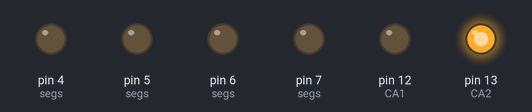
Recording of a sketch running on a simulated Arduino Uno, built with avr-gcc and run on an emulated ATmega328P. Parts: output pins drawn as LEDs (lit = HIGH).

Above: at 0.1 s.
At 4.6 s:
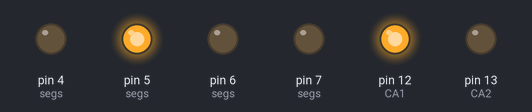
At 10.1 s:
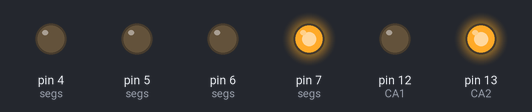
At 20.1 s:
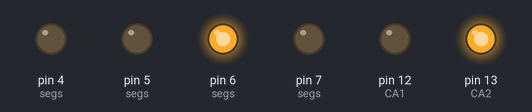
At 30.1 s:
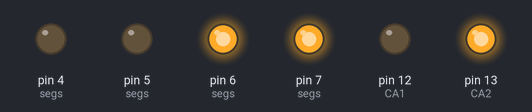
At 39.75 s:
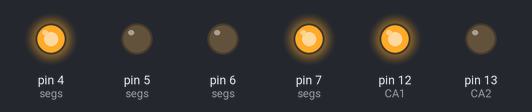
Timing chart, 0 to 40.0 s (numbered marks = the images above):
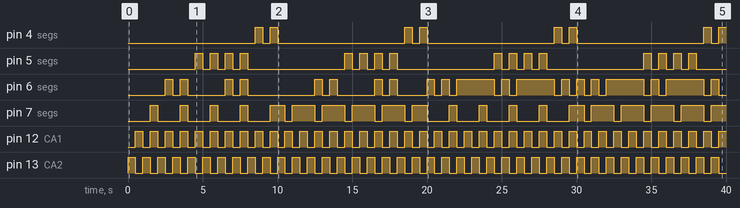

The sketch:

counter_seven_segments.ino
```cpp
#define A 7
#define B 6
#define C 5
#define D 4
const int segs[4] = {A, B, C, D};
int CA1 = 12;
int CA2 = 13;
int numbers[10] = {0, 1, 2, 3, 4, 5, 6, 7, 8, 9};

void setup()
{
  DDRD = B11110000;
  pinMode(CA1, OUTPUT);
  pinMode(CA2, OUTPUT);
}
void loop()
{
  for (int digit1 = 0; digit1 < 10; digit1++)
  {
    for (int digit2 = 0; digit2 < 10; digit2++)
    {
      unsigned long startTime = millis();
      for (unsigned long elapsed = 0; elapsed < 600; elapsed = millis() - startTime)
      {
        lightDigit1(numbers[digit1]);
        delay(500);
        lightDigit2(numbers[digit2]);
        delay(500);
      }
    }
  }
}

void lightDigit1(byte number)
{
  digitalWrite(CA1, LOW);
  digitalWrite(CA2, HIGH);
  lightSegments(number);
}

void lightDigit2(byte number)
{
  digitalWrite(CA1, HIGH);
  digitalWrite(CA2, LOW);
  lightSegments(number);
}

void lightSegments(byte number)
{
  for (int i = 0; i < 4; i++)
  {
    int bit = bitRead(number, i);
    digitalWrite(segs[i], bit);
  }
}
```

Measured:
- by itself, pin 4 (segs): repeats every 10.0 s: LOW 0.50 s, HIGH 0.50 s, LOW 8.5 s, HIGH 0.50 s
- by itself, pin 5 (segs): repeats every 10.0 s: 3 × (LOW 0.50 s, HIGH 0.50 s), LOW 6.5 s, HIGH 0.50 s
- by itself, pin 6 (segs): LOW → HIGH at 2.5 s, → LOW 0.50 s later, → HIGH 0.50 s later, → LOW 0.50 s later, … (40 changes in this stretch)
- by itself, pin 7 (segs): LOW → HIGH at 1.5 s, → LOW 0.50 s later, → HIGH 1.5 s later, → LOW 0.50 s later, … (39 changes in this stretch)
- by itself, pin 12 (CA1), pin 13 (CA2): alternates HIGH for 0.50 s and LOW for 0.50 s
